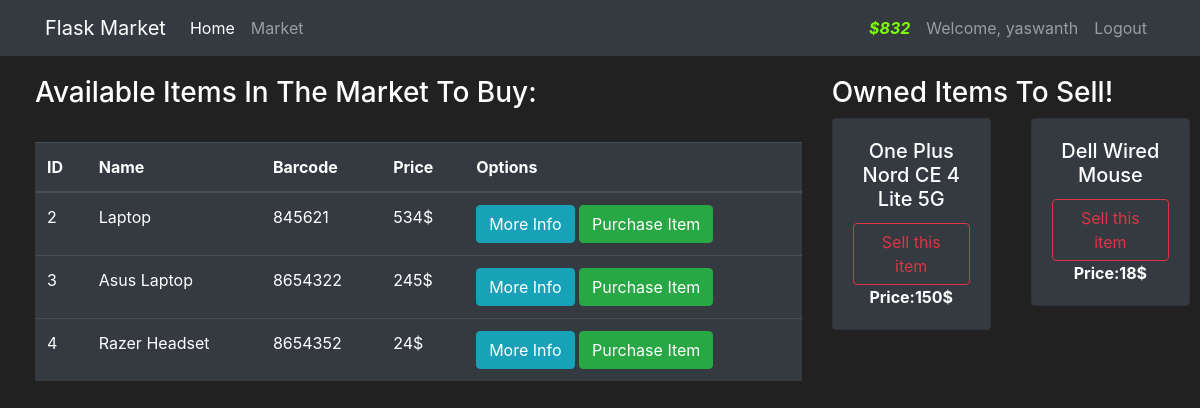
Page /market (signed in) on the committed database.
### market/models.py (models this page shows, shortened)
class User(db.Model, UserMixin):
    id = db.Column(db.Integer, primary_key=True)
    username = db.Column(db.String(50), nullable=False, unique=True)
    email_address = db.Column(db.String(50), nullable=False, unique=True)
    password_hash = db.Column(db.String(100), nullable=False)
    budget = db.Column(db.Integer, nullable=False, default=10000)
    items = db.relationship('Item', backref='owned_user', lazy=True)
    @property
    def pretty_budget(self):
        if len(str(self.budget)) >= 4:
            return f'{str(self.budget)[:-2]},{str(self.budget)[-3:]}'
        else:
            return self.budget
    @property
    def password(self):
        raise AttributeError('Password is not readable!')

class Item(db.Model):
    id = db.Column(db.Integer, primary_key=True)
    name = db.Column(db.String(50), nullable=False, unique=True)
    price = db.Column(db.Integer, nullable=False)  # Fixed the syntax error here
    barcode = db.Column(db.String(12), nullable=False, unique=True)
    description = db.Column(db.String(500), nullable=False, unique=True)
    owner = db.Column(db.Integer, db.ForeignKey('user.id'))

### market/routes.py (the view, shortened to what this page needs)
@app.route("/market", methods=['GET', 'POST'])
@login_required
def market_page():
    purchase_form = PurchaseItem()
    selling_form = SellItem()
    items = Item.query.filter_by(owner=None)
    owned_items = Item.query.filter_by(owner=current_user.id)
    return render_template("market.html", items=items, purchase_form=purchase_form, owned_items=owned_items, selling_form=selling_form)

### market/models.py (called while the page is built)
@login_manager.user_loader
def load_user(user_id):
    return User.query.get(int(user_id))

### market/templates/market.html (shortened to what this page needs)
{% extends "base.html" %}
{% block content %}
<div class="row" style="margin-top:20px; margin-left:20px">
<div class="col-8">
    <h3>Available Items In The Market To Buy:</h3>
    <br>
    <table class="table table-hover table-dark">
    <thead>
        <tr>
            <th>ID</th>
            <th>Name</th>
            <th>Barcode</th>
            <th>Price</th>
            <th>Options</th>
        </tr>
    </thead>
    <tbody>
        {% for item in items %}
        <tr>
            <td>{{ item.id }}</td>
            <td>{{ item.name }}</td>
            <td>{{ item.barcode }}</td>
            <td>{{ item.price }}$</td>
            <td>
                <button class="btn btn-outline btn-info" data-toggle="modal" data-target="#Modal-MoreInfo-{{ item.id }}">More Info</button>
                <button class="btn btn-outline btn-success"data-toggle="modal" data-target="#Modal-Purchase-{{ item.id }}">Purchase Item</button>
            </td>
        </tr>
        {% endfor %}
    </tbody>
    </table>
</div>
    <div class="col-4">
        <h3> Owned Items To Sell!</h3>
        <div class="row">
            {% for item in owned_items %}
            <div class="col-md-6" >
                <div style="margin-right: 10px" class="card text-center bg-dark">
                    <div class="card-body" >
                        <h5 class="card-title">{{ item.name }}</h5>
                        <button type="button" class="btn btn-outline-danger" style="margin-bottom" data-toggle="modal" data-target="#Modal-Selling-{{ item.id }}">
                            Sell this item
                        </button>
                        <p class="card-text"><strong>Price:{{ item.price }}$</strong></p>
                    </div>
                </div>
            </div>
            {% endfor %}
        </div>
    </div>
</div>
{% endblock %}

### market/templates/base.html (shortened to what this page needs)
<!doctype html>
<html lang="en">
<head>
    <link rel="stylesheet" href="https://cdn.jsdelivr.net/npm/bootstrap@4.3.1/dist/css/bootstrap.min.css">
</head>
<body style="margin: 0; padding: 0; height: 100vh; overflow: hidden;
            background-image: url('https://img.freepik.com/free-vector/circles-background-dark-tones_60389-166.jpg?t=st=1740747492~exp=1740751092~hmac=b4e08ecb14fc3da67db0422959bce6e344cb2f65df54615e19a2904e86cf6089&w=1800');
            background-size: cover; background-position: center; background-repeat: no-repeat;">
<nav class="navbar navbar-expand-lg navbar-dark bg-dark">
    <div class="container">
        <a class="navbar-brand" href="#">Flask Market</a>
        <div class="collapse navbar-collapse" id="navbarNav">
            <ul class="navbar-nav mr-auto">
                <li class="nav-item">
                    <a class="nav-link active" href="{{ url_for('home_page') }}">Home</a>
                </li>
                <li class="nav-item">
                    <a class="nav-link" href="{{ url_for('market_page') }}">Market</a>
                </li>
            </ul>
            <ul class="navbar-nav ml-auto">
                {% if current_user.is_authenticated %}
                    <li class="nav-item">
                        <a class="nav-link" style="color:lawngreen; font-weight: bold">
                            <i class="fas fa-coins">
                                ${{ current_user.pretty_budget}}
                            </i>
                        </a>
                    </li>
                    <li class="nav-item">
                        <a class="nav-link">Welcome, {{ current_user.username }}</a>
                    </li>
                    <li class="nav-item">
                        <a class="nav-link" href="{{ url_for('logout_page') }}">Logout</a>
                    </li>
                {% endif %}
            </ul>
        </div>
    </div>
</nav>
{% block content %}{% endblock %}
</body>
</html>

### market/templates/base.html (style rules this page uses)
body { background-color: #212121; color: white; }

### rows in the picture
User: pretty_budget "832", username "yaswanth"
Item: id "2", name "Laptop", barcode "845621", price "534"
Item: id "3", name "Asus Laptop", barcode "8654322", price "245"
Item: id "4", name "Razer Headset", barcode "8654352", price "24"
Item: name "One Plus Nord CE 4 Lite 5G", price "150"
Item: name "Dell Wired Mouse", price "18"
